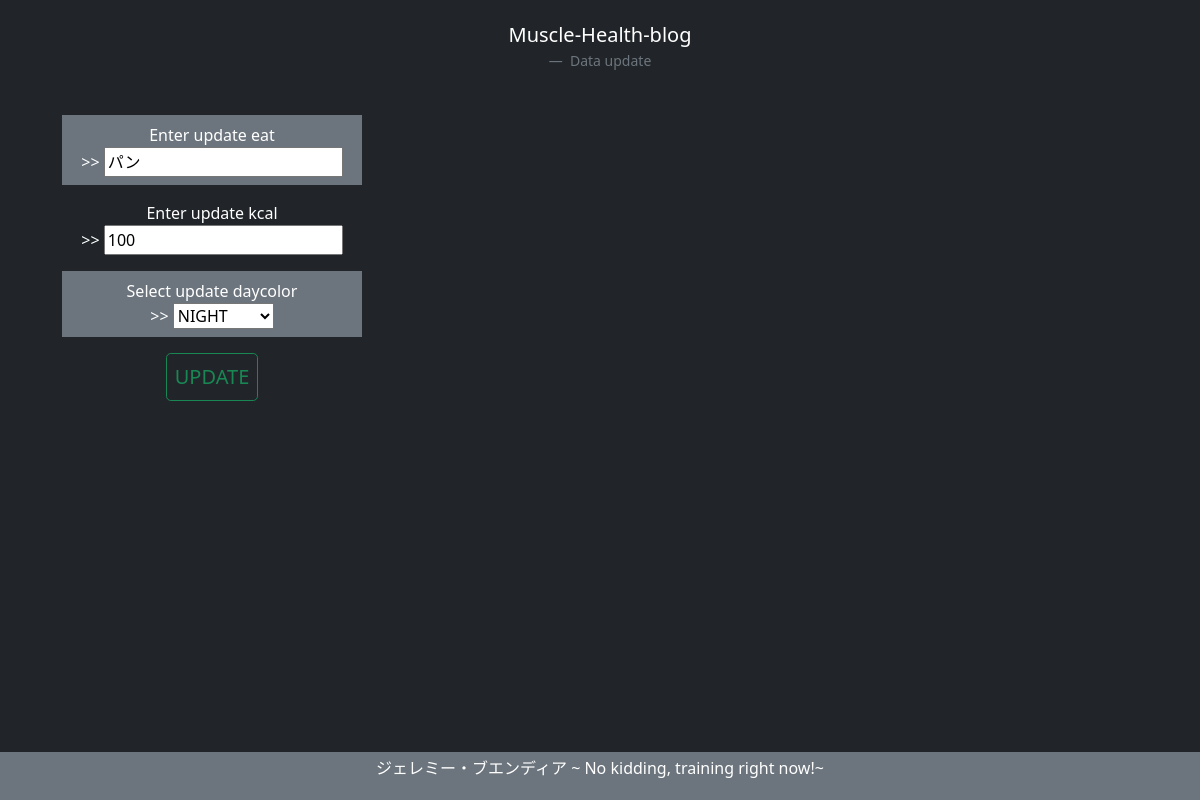
The page /update/224 on the database its author committed.
### karo/models.py (models this page shows, shortened)
class KaroModel(models.Model):
    eat = models.CharField(max_length=20)
    kcol = models.IntegerField(null=True, blank=True, default=0)
    daycolor = models.CharField(
        max_length=10,
        choices = CHOICE,
        default = "secondary"
        )
    date = models.DateTimeField(default=timezone.now())
    goleKcol = models.IntegerField(default=0)

### karo/views.py (the view)
# urls.py: path("update/<int:pk>", KaroUpdate.as_view(), name="update"),
class KaroUpdate(UpdateView):
    template_name="update.html"
    model = KaroModel
    fields = ("eat", "kcol", "daycolor")
    success_url = reverse_lazy("list")

### templates/update.html (shortened to what this page needs)
{% extends 'base.html' %}
{% load mathfilters %}
{% block header %}
<div class="text-white sticky-top w-100 p-1  mb-3 bg-dark">
  <figure class="text-center">
    <blockquote class="blockquote mb-3">
      <p>
        Muscle-Health-blog</p>
    </blockquote>
    <figcaption class="blockquote-footer mb-3">
        Data update
    </figcaption>
  </figure>
  </div>
{% endblock %}
{% block sidebar %}
<form action="" method="POST" class="container text-center text-white">{% csrf_token %}
    <div class="m-2 p-2 text-center bg-secondary">
        <label for="name">Enter update eat </label><br>
        >> {{ form.eat }}
      </div>
    <div class="m-2 p-2 text-center ">
        <label for="name">Enter update kcal </label><br>
        >> {{ form.kcol }}
      </div>
    <div class="m-2 p-2 text-center bg-secondary">
        <label for="name">Select update daycolor </label><br>
        >> {{ form.daycolor }}
      </div>
    <input type="submit" value="UPDATE" class="btn  btn-outline-success btn-lg text-success m-2 p-2">
</form>
{% endblock%}
{% block footer %}
	<div class="row ">
		<div class="col-12">
            <p class="p-1">	ジェレミー・ブエンディア ~
                No kidding, training right now!~</p>
        </div>
	</div>
{% endblock %}

### rows shown on the page
KaroModel: eat "パン", kcol "100", daycolor "NIGHT"
